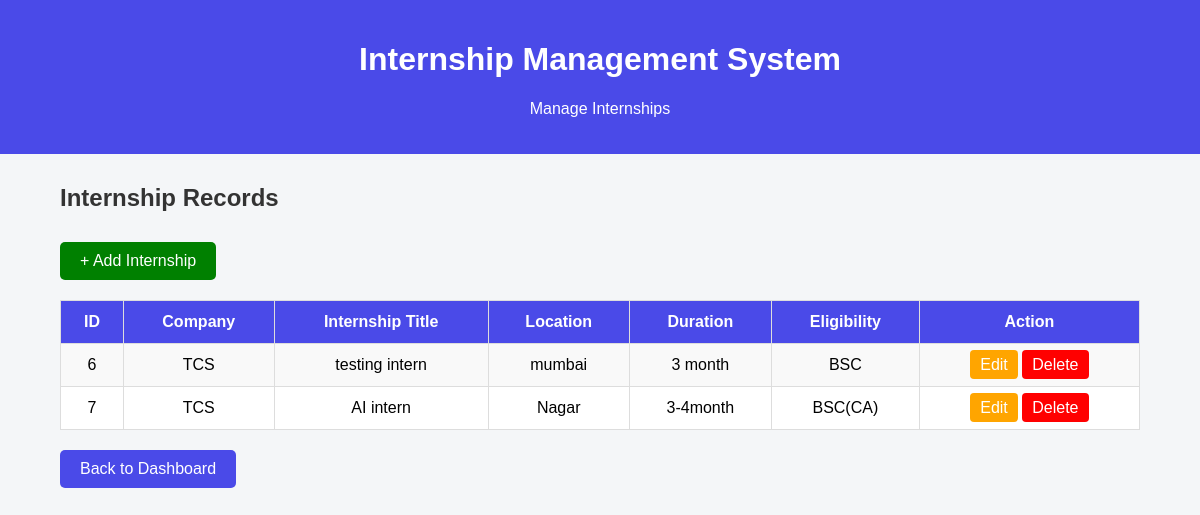
Page /admin/internships on the committed database.
### tables this page shows
CREATE TABLE internships (
            id INTEGER PRIMARY KEY AUTOINCREMENT,
            company TEXT NOT NULL,
            title TEXT NOT NULL,
            location TEXT NOT NULL,
            duration TEXT NOT NULL,
            eligibility TEXT NOT NULL
        );

### app.py (the view)
@app.route("/admin/internships")
def manage_internships():
    conn = sqlite3.connect("internships.db")
    conn.row_factory = sqlite3.Row
    cursor = conn.cursor()
    cursor.execute("SELECT * FROM internships")
    internships = cursor.fetchall()
    conn.close()
    return render_template("manage_internships.html", internships=internships)

### templates/manage_internships.html (shortened to what this page needs)
<!DOCTYPE html>
<html lang="en">
<head>
</head>
<body>
    <div class="header">
        <h1>Internship Management System</h1>
        <p>Manage Internships</p>
    </div>
    <div class="container">
        <h2>Internship Records</h2>
        <a href="/admin/internships/add" class="add-btn">+ Add Internship</a>
        <table>
            <tr>
                <th>ID</th>
                <th>Company</th>
                <th>Internship Title</th>
                <th>Location</th>
                <th>Duration</th>
                <th>Eligibility</th>
                <th>Action</th>
            </tr>
            {% for internship in internships %}
<tr>
    <td>{{ internship["id"] }}</td>
    <td>{{ internship["company"] }}</td>
    <td>{{ internship["title"] }}</td>
    <td>{{ internship["location"] }}</td>
    <td>{{ internship["duration"] }}</td>
    <td>{{ internship["eligibility"] }}</td>
    <td>
        <a href="/admin/internships/edit/{{ internship['id'] }}" class="edit">Edit</a>
        <a href="/admin/internships/delete/{{ internship['id'] }}" class="delete">Delete</a>
    </td>
</tr>
{% endfor %}
        </table>
        <a href="/admin/dashboard" class="back">
            Back to Dashboard
        </a>
    </div>
</body>
</html>

### templates/manage_internships.html (style rules this page uses)
body { margin: 0; font-family: Arial, sans-serif; background-color: #f4f6f8; }
.header { background-color: #4a4ae8; color: white; padding: 20px; text-align: center; }
.container { width: 90%; margin: 30px auto; }
h2 { color: #333; }
.add-btn { display: inline-block; margin-top: 10px; padding: 10px 20px; background-color: green; color: white; text-decoration: none; border-radius: 5px; }
table { width: 100%; border-collapse: collapse; background-color: white; margin-top: 20px; }
th, td { padding: 12px; border: 1px solid #ddd; text-align: center; }
th { background-color: #4a4ae8; color: white; }
tr:nth-child(even) { background-color: #f9f9f9; }
.edit { background-color: orange; color: white; padding: 6px 10px; text-decoration: none; border-radius: 4px; }
.delete { background-color: red; color: white; padding: 6px 10px; text-decoration: none; border-radius: 4px; }
.back { display: inline-block; margin-top: 20px; padding: 10px 20px; background-color: #4a4ae8; color: white; text-decoration: none; border-radius: 5px; }

### rows in the picture
internships: id "6", company "TCS", title "testing intern", location "mumbai", duration "3 month", eligibility "BSC"
internships: id "7", company "TCS", title "AI intern", location "Nagar", duration "3-4month", eligibility "BSC(CA)"
